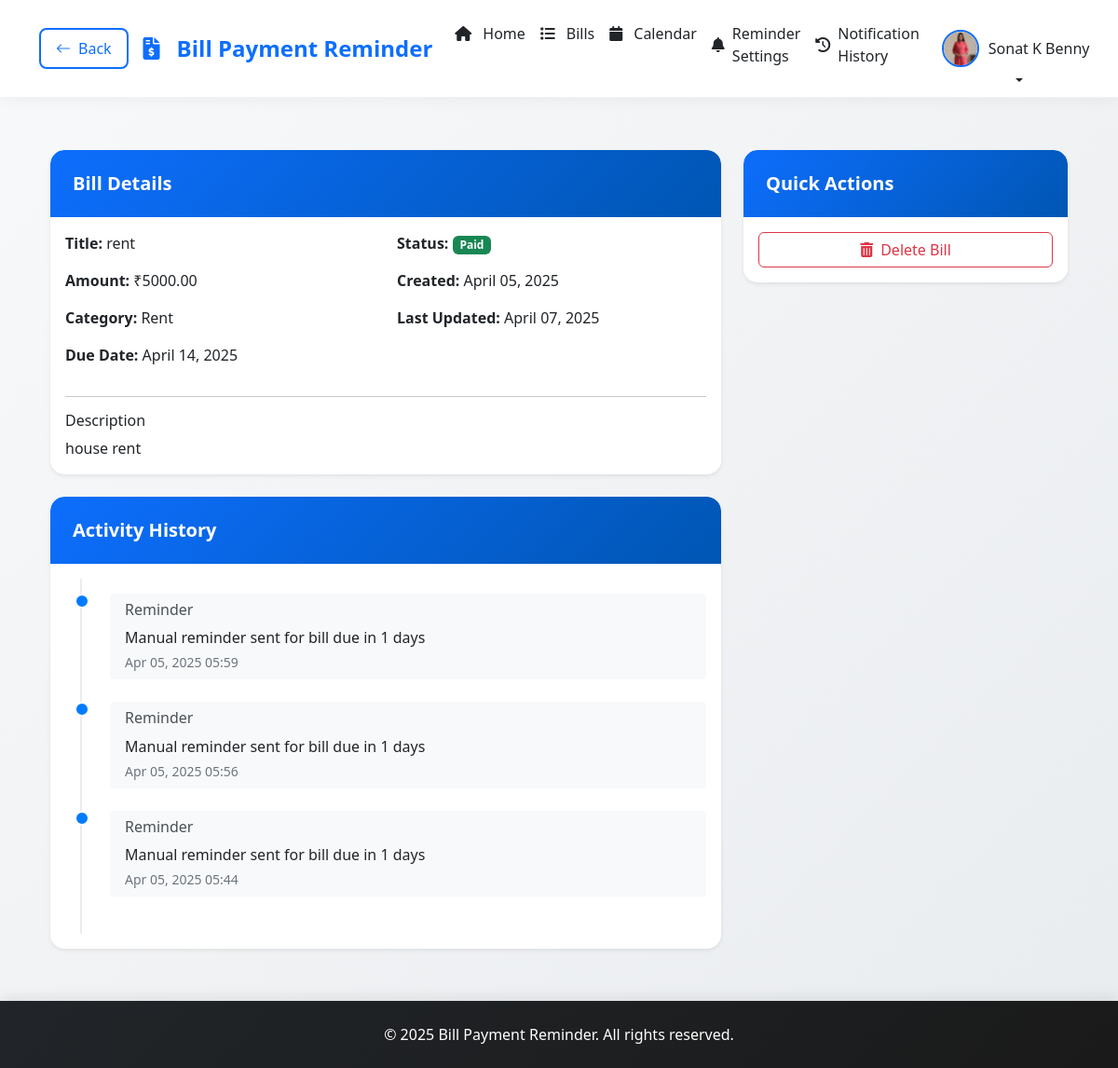
/bills/5/ (signed in), run on the app's committed database.
### app/models.py (models this page shows, shortened)
class Profile(models.Model):
    user = models.OneToOneField(User, on_delete=models.CASCADE)
    profile_picture = models.ImageField(upload_to='profile_pics/', null=True, blank=True)
    phone_number = models.CharField(max_length=15, blank=True)
    address = models.TextField(blank=True)
    otp = models.CharField(max_length=6, null=True, blank=True)
    otp_created_at = models.DateTimeField(null=True, blank=True)
    reset_otp = models.CharField(max_length=6, null=True, blank=True)
    reset_otp_created_at = models.DateTimeField(null=True, blank=True)

class Bill(models.Model):
    CATEGORY_CHOICES = [
        ('utilities', 'Utilities'),
        ('rent', 'Rent'),
        ('insurance', 'Insurance'),
        ('subscription', 'Subscription'),
        ('other', 'Other'),
    ]
    PAYMENT_STATUS_CHOICES = [
        ('pending', 'Pending'),
        ('paid', 'Paid'),
        ('overdue', 'Overdue'),
    ]
    user = models.ForeignKey(User, on_delete=models.CASCADE)
    title = models.CharField(max_length=200)
    description = models.TextField(blank=True)
    amount = models.DecimalField(max_digits=10, decimal_places=2)
    due_date = models.DateField()
    category = models.CharField(max_length=20, choices=CATEGORY_CHOICES)
    payment_status = models.CharField(max_length=20, choices=PAYMENT_STATUS_CHOICES, default='pending')
    paid_date = models.DateTimeField(null=True, blank=True)
    created_at = models.DateTimeField(auto_now_add=True)
    updated_at = models.DateTimeField(auto_now=True)
    reminder_sent = models.BooleanField(default=False)
    last_reminder_sent = models.DateTimeField(null=True, blank=True)

class BillActivity(models.Model):
    ACTIVITY_TYPES = (
        ('payment', 'Payment'),
        ('reminder', 'Reminder'),
        ('update', 'Update'),
    )
    bill = models.ForeignKey('Bill', on_delete=models.CASCADE, related_name='activities')
    type = models.CharField(max_length=20, choices=ACTIVITY_TYPES)
    message = models.CharField(max_length=255)
    timestamp = models.DateTimeField(auto_now_add=True)
    class Meta:
        ordering = ['-timestamp']
        verbose_name = 'Bill Activity'
        verbose_name_plural = 'Bill Activities'

### app/views.py (the view)
# urls.py: path('bills/<int:pk>/', views.bill_detail, name='bill_detail'),
@login_required
def bill_detail(request, pk):
    bill = get_object_or_404(Bill, pk=pk, user=request.user)
    successful_payments = bill.payments.filter(payment_status='success')
    context = {
        'bill': bill,
        'successful_payments': successful_payments,
    }
    return render(request, 'app/bill_detail.html', context)

### app/templates/app/bill_detail.html (shortened to what this page needs)
{% extends 'app/base.html' %}
{% load static %}
{% block content %}
<div class="container py-4">
    <div class="row">
        <div class="col-lg-8">
            <div class="card shadow-sm mb-4">
                <div class="card-header bg-white d-flex justify-content-between align-items-center">
                    <h5 class="mb-0">Bill Details</h5>
                </div>
                <div class="card-body">
                    <div class="row">
                        <div class="col-md-6">
                            <p><strong>Title:</strong> {{ bill.title }}</p>
                            <p><strong>Amount:</strong> ₹{{ bill.amount }}</p>
                            <p><strong>Category:</strong> {{ bill.get_category_display }}</p>
                            <p><strong>Due Date:</strong> {{ bill.due_date }}</p>
                        </div>
                        <div class="col-md-6">
                            <p>
                                <strong>Status:</strong>
                                {% if bill.payment_status == 'paid' %}
                                    <span class="badge bg-success">Paid</span>
                                {% elif bill.is_overdue %}
                                    <span class="badge bg-danger">Overdue</span>
                                {% else %}
                                    <span class="badge bg-warning">Pending</span>
                                {% endif %}
                            </p>
                            <p><strong>Created:</strong> {{ bill.created_at|date:"F d, Y" }}</p>
                            <p><strong>Last Updated:</strong> {{ bill.updated_at|date:"F d, Y" }}</p>
                        </div>
                    </div>
                    {% if bill.description %}
                        <hr>
                        <h6>Description</h6>
                        <p class="mb-0">{{ bill.description }}</p>
                    {% endif %}
                </div>
            </div>
            {% if bill.activities.exists %}
            <div class="card shadow-sm">
                <div class="card-header bg-white">
                    <h5 class="mb-0">Activity History</h5>
                </div>
                <div class="card-body">
                    <div class="timeline">
                        {% for activity in bill.activities.all %}
                        <div class="timeline-item">
                            <div class="timeline-marker"></div>
                            <div class="timeline-content">
                                <h6 class="timeline-title">{{ activity.get_type_display }}</h6>
                                <p class="timeline-text">{{ activity.message }}</p>
                                <p class="timeline-date">{{ activity.timestamp|date:"M d, Y H:i" }}</p>
                            </div>
                        </div>
                        {% endfor %}
                    </div>
                </div>
            </div>
            {% endif %}
        </div>
        <div class="col-lg-4">
            <div class="card shadow-sm mb-4">
                <div class="card-header bg-white">
                    <h5 class="mb-0">Quick Actions</h5>
                </div>
                <div class="card-body">
                    <div class="d-grid gap-2">
                        <button type="button" class="btn btn-outline-danger" data-bs-toggle="modal" data-bs-target="#deleteModal">
                            <i class="fas fa-trash-alt me-2"></i>Delete Bill
                        </button>
                    </div>
                </div>
            </div>
        </div>
    </div>
</div>
{% endblock %}

### app/templates/app/base.html (shortened to what this page needs)
<!DOCTYPE html>
<html lang="en">
<head>
    <link href="https://cdn.jsdelivr.net/npm/bootstrap@5.3.0/dist/css/bootstrap.min.css" rel="stylesheet">
    <link rel="stylesheet" href="https://cdn.jsdelivr.net/npm/bootstrap-icons@1.7.2/font/bootstrap-icons.css">
    <link rel="stylesheet" href="https://cdnjs.cloudflare.com/ajax/libs/font-awesome/6.0.0/css/all.min.css">
</head>
<body>
    <nav class="navbar navbar-expand-lg">
        <div class="container">
            {% if not request.resolver_match.url_name == 'login' %}
                <button class="btn btn-back" onclick="history.back()">
                    <i class="bi bi-arrow-left"></i> Back
                </button>
            {% endif %}
            <a class="navbar-brand" href="{% url 'index' %}">
                <i class="fas fa-file-invoice-dollar me-2"></i>Bill Payment Reminder
            </a>
            <div class="collapse navbar-collapse" id="navbarNav">
                <ul class="navbar-nav ms-auto">
                    {% if user.is_authenticated %}
                        <li class="nav-item">
                            <a class="nav-link {% if request.resolver_match.url_name == 'index' %}active{% endif %}" href="{% url 'index' %}">
                                <i class="fas fa-home me-1"></i>Home
                            </a>
                        </li>
                        <li class="nav-item">
                            <a class="nav-link {% if request.resolver_match.url_name == 'bill_list' %}active{% endif %}" href="{% url 'bill_list' %}">
                                <i class="fas fa-list me-1"></i>Bills
                            </a>
                        </li>
                        <li class="nav-item">
                            <a class="nav-link {% if request.resolver_match.url_name == 'calendar' %}active{% endif %}" href="{% url 'calendar' %}">
                                <i class="fas fa-calendar me-1"></i>Calendar
                            </a>
                        </li>
                        <li class="nav-item">
                            <a class="nav-link" href="{% url 'reminder_settings' %}">
                                <i class="fas fa-bell"></i> Reminder Settings
                            </a>
                        </li>
                        <li class="nav-item">
                            <a class="nav-link" href="{% url 'notification_history' %}">
                                <i class="fas fa-history"></i> Notification History
                            </a>
                        </li>
                        <li class="nav-item dropdown">
                            <a class="nav-link dropdown-toggle" href="#" id="navbarDropdown" role="button" data-bs-toggle="dropdown">
                                <div class="user-profile">
                                    {% if user.profile.profile_picture %}
                                        <img src="{{ user.profile.profile_picture.url }}" alt="Profile">
                                    {% else %}
                                        <i class="bi bi-person-circle"></i>
                                    {% endif %}
                                    <span class="user-name">{{ user.get_full_name|default:user.username }}</span>
                                </div>
                            </a>
                        </li>
                    {% endif %}
                </ul>
            </div>
        </div>
    </nav>
    <div class="main-content">
        <div class="container">
            {% block content %}
            {% endblock %}
        </div>
    </div>
    <footer class="footer">
        <div class="container text-center">
            <p class="mb-0">&copy; 2025 Bill Payment Reminder. All rights reserved.</p>
        </div>
    </footer>
</body>
</html>

### app/templates/app/base.html (style rules this page uses)
:root { --primary-color: #0d6efd; --secondary-color: #6c757d; --success-color: #198754; --danger-color: #dc3545; --warning-color: #ffc107; --info-color: #0dcaf0; --light-color: #f8f9fa; --dark-color: #212529; --border-radius: 15px; --box-shadow: 0 4px 6px rgba(0,0,0,0.1); --transition: all 0.3s ease; }
body { font-family: 'Segoe UI', Tahoma, Geneva, Verdana, sans-serif; background: linear-gradient(135deg, #f8f9fa 0%, #e9ecef 100%); min-height: 100vh; display: flex; flex-direction: column; }
.navbar { background: rgba(255, 255, 255, 0.95); backdrop-filter: blur(10px); box-shadow: 0 2px 15px rgba(0,0,0,0.05); position: sticky; top: 0; z-index: 1000; border-bottom: 1px solid rgba(0,0,0,0.05); padding: 1rem 0; }
.navbar-brand { font-weight: 700; font-size: 1.5rem; color: var(--primary-color) !important; display: flex; align-items: center; gap: 10px; transition: var(--transition); }
.nav-link { color: var(--dark-color) !important; font-weight: 500; transition: var(--transition); padding: 0.5rem 1rem; border-radius: 8px; display: flex; align-items: center; gap: 8px; position: relative; }
.nav-link::after { content: ''; position: absolute; bottom: 0; left: 50%; transform: translateX(-50%); width: 0; height: 2px; background: linear-gradient(135deg, var(--primary-color), #0056b3); transition: var(--transition); }
.main-content { flex: 1; padding: 2rem 0; }
.footer { background: linear-gradient(135deg, var(--dark-color), #1a1a1a); color: white; padding: 1.5rem 0; margin-top: auto; box-shadow: 0 -2px 15px rgba(0,0,0,0.1); }
.card { border: none; border-radius: var(--border-radius); box-shadow: var(--box-shadow); transition: var(--transition); background: white; overflow: hidden; }
.card-header { background: linear-gradient(135deg, var(--primary-color), #0056b3); color: white; border: none; border-radius: var(--border-radius) var(--border-radius) 0 0 !important; padding: 1.5rem; display: flex; align-items: center; gap: 10px; }
.card-header h5 { margin: 0; font-weight: 600; }
.btn-back { background-color: transparent; color: var(--primary-color); border: 2px solid var(--primary-color); padding: 0.5rem 1rem; border-radius: 8px; transition: var(--transition); margin-right: 1rem; display: flex; align-items: center; gap: 8px; }
.user-profile { display: flex; align-items: center; position: relative; gap: 10px; padding: 0.5rem; border-radius: 8px; transition: var(--transition); }
.user-profile img { width: 40px; height: 40px; border-radius: 50%; object-fit: cover; border: 2px solid var(--primary-color); transition: var(--transition); }
.user-profile .user-name { color: var(--dark-color); font-weight: 500; }

### app/templates/app/bill_detail.html (style rules this page uses)
.timeline { position: relative; padding: 1rem 0; }
.timeline::before { content: ''; position: absolute; top: 0; left: 1rem; height: 100%; width: 2px; background: #e9ecef; }
.timeline-item { position: relative; padding-left: 3rem; padding-bottom: 1.5rem; }
.timeline-marker { position: absolute; left: 0.65rem; width: 1rem; height: 1rem; border-radius: 50%; background: #007bff; border: 2px solid #fff; }
.timeline-content { position: relative; padding: 0.5rem 1rem; background: #f8f9fa; border-radius: 0.25rem; }
.timeline-title { margin-bottom: 0.5rem; color: #495057; }
.timeline-text { margin-bottom: 0.25rem; }
.timeline-date { font-size: 0.875rem; color: #6c757d; margin-bottom: 0; }

### data on the page
Bill: title "rent", amount "5000.00", category "Rent", due_date "April 14, 2025", created_at "April 05, 2025", updated_at "April 07, 2025", description "house rent"
BillActivity: type "Reminder", message "Manual reminder sent for bill due in 1 days", timestamp "Apr 05, 2025 05:59"
BillActivity: type "Reminder", message "Manual reminder sent for bill due in 1 days", timestamp "Apr 05, 2025 05:56"
BillActivity: type "Reminder", message "Manual reminder sent for bill due in 1 days", timestamp "Apr 05, 2025 05:44"

### other printed values
{{ user.get_full_name|default:user.username }} "Sonat K Benny"
